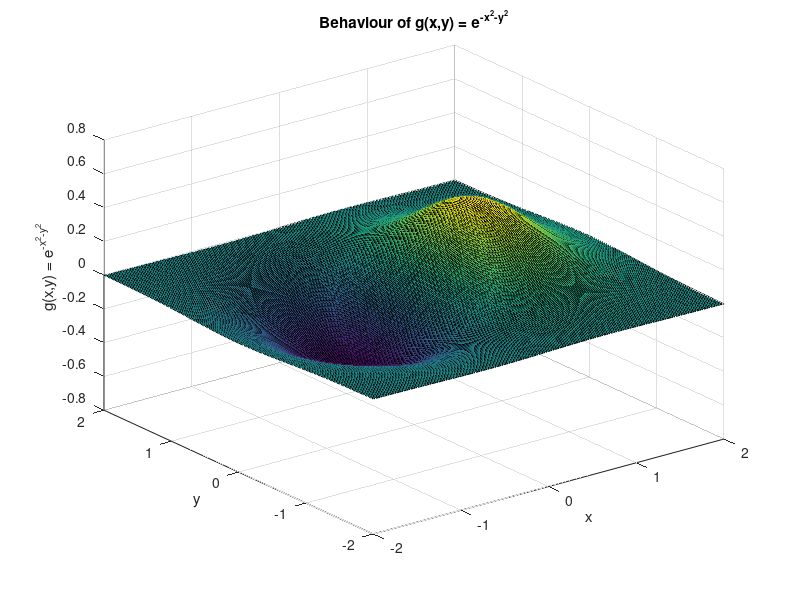
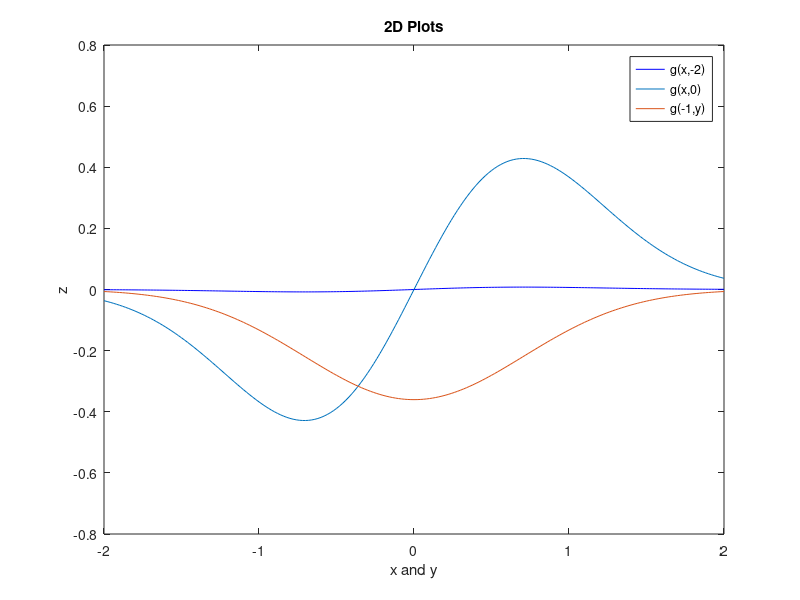

Recreate these plots in MATLAB, in order.
domain_x = (-2:0.02:2); 
domain_y = (-2:0.02:2);

[X,Y] = meshgrid(domain_x,domain_y);
Z = X.*exp(-X.^2-Y.^2);

surf(X,Y,Z);
xlabel('x');ylabel('y');zlabel('g(x,y) = e^{-x^2-y^2}');
title('Behaviour of g(x,y) = e^{-x^2-y^2}');

figure;
plot(domain_x,Z(1,:),'b-');
hold on
plot(domain_x,Z(100,:));
hold on
plot(domain_y,Z(:,50));
xlabel('x and y');
ylabel('z');
legend('g(x,-2)','g(x,0)','g(-1,y)');
title('2D Plots');

[maxvalue,maxindex]=max(Z(:));
[ZmaxRow,ZmaxCol] = ind2sub(size(Z), maxindex);
% max of 0.4288 when (0.72,0.02)
% Calculation = (-2+0.02*136, -2+0.02*101)

[minvalue,minindex]=min(Z(:))
[ZminRow,ZminCol] = ind2sub(size(Z), minindex)
% min of -0.4288 when (-0.68,0.02)
% Calculation = (-2+0.01*66, -2+0.02*101)